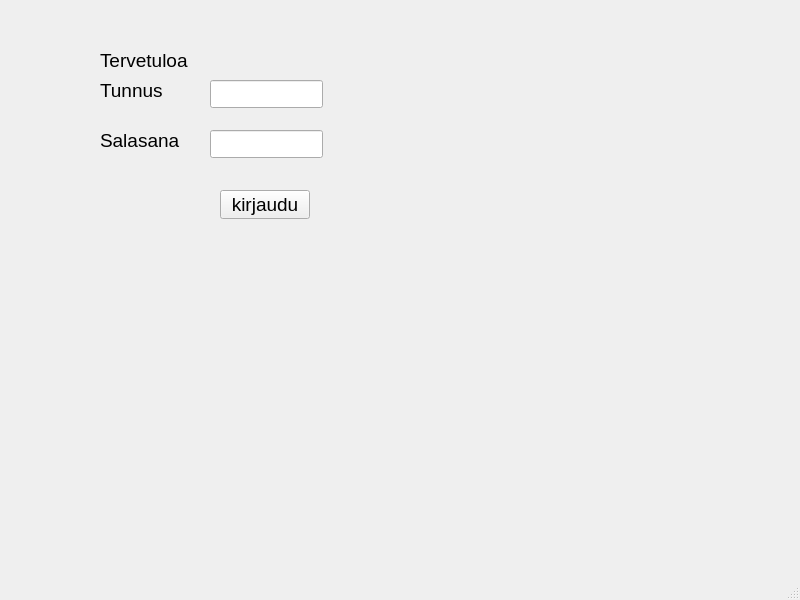
<?xml version="1.0" encoding="UTF-8"?>
<ui version="4.0">
 <class>MainWindow</class>
 <widget class="QMainWindow" name="MainWindow">
  <property name="geometry">
   <rect>
    <x>0</x>
    <y>0</y>
    <width>800</width>
    <height>600</height>
   </rect>
  </property>
  <property name="windowTitle">
   <string>MainWindow</string>
  </property>
  <widget class="QWidget" name="centralwidget">
   <widget class="QLabel" name="label">
    <property name="geometry">
     <rect>
      <x>100</x>
      <y>80</y>
      <width>91</width>
      <height>21</height>
     </rect>
    </property>
    <property name="font">
     <font>
      <pointsize>14</pointsize>
     </font>
    </property>
    <property name="text">
     <string>Tunnus</string>
    </property>
   </widget>
   <widget class="QLabel" name="label_2">
    <property name="geometry">
     <rect>
      <x>100</x>
      <y>130</y>
      <width>91</width>
      <height>21</height>
     </rect>
    </property>
    <property name="font">
     <font>
      <pointsize>14</pointsize>
     </font>
    </property>
    <property name="text">
     <string>Salasana</string>
    </property>
   </widget>
   <widget class="QPushButton" name="btnLogin">
    <property name="geometry">
     <rect>
      <x>220</x>
      <y>190</y>
      <width>90</width>
      <height>29</height>
     </rect>
    </property>
    <property name="font">
     <font>
      <pointsize>14</pointsize>
     </font>
    </property>
    <property name="text">
     <string>kirjaudu</string>
    </property>
   </widget>
   <widget class="QLineEdit" name="textUsername">
    <property name="geometry">
     <rect>
      <x>210</x>
      <y>80</y>
      <width>113</width>
      <height>28</height>
     </rect>
    </property>
    <property name="font">
     <font>
      <pointsize>14</pointsize>
     </font>
    </property>
   </widget>
   <widget class="QLineEdit" name="textPassword">
    <property name="geometry">
     <rect>
      <x>210</x>
      <y>130</y>
      <width>113</width>
      <height>28</height>
     </rect>
    </property>
    <property name="font">
     <font>
      <pointsize>14</pointsize>
     </font>
    </property>
    <property name="echoMode">
     <enum>QLineEdit::EchoMode::Password</enum>
    </property>
   </widget>
   <widget class="QLabel" name="textInfo">
    <property name="geometry">
     <rect>
      <x>120</x>
      <y>250</y>
      <width>561</width>
      <height>51</height>
     </rect>
    </property>
    <property name="font">
     <font>
      <pointsize>14</pointsize>
     </font>
    </property>
    <property name="text">
     <string/>
    </property>
   </widget>
   <widget class="QLabel" name="label_4">
    <property name="geometry">
     <rect>
      <x>100</x>
      <y>40</y>
      <width>221</width>
      <height>41</height>
     </rect>
    </property>
    <property name="font">
     <font>
      <pointsize>14</pointsize>
     </font>
    </property>
    <property name="text">
     <string>Tervetuloa</string>
    </property>
   </widget>
  </widget>
  <widget class="QMenuBar" name="menubar">
   <property name="geometry">
    <rect>
     <x>0</x>
     <y>0</y>
     <width>800</width>
     <height>25</height>
    </rect>
   </property>
  </widget>
  <widget class="QStatusBar" name="statusbar"/>
 </widget>
 <resources/>
 <connections/>
</ui>
